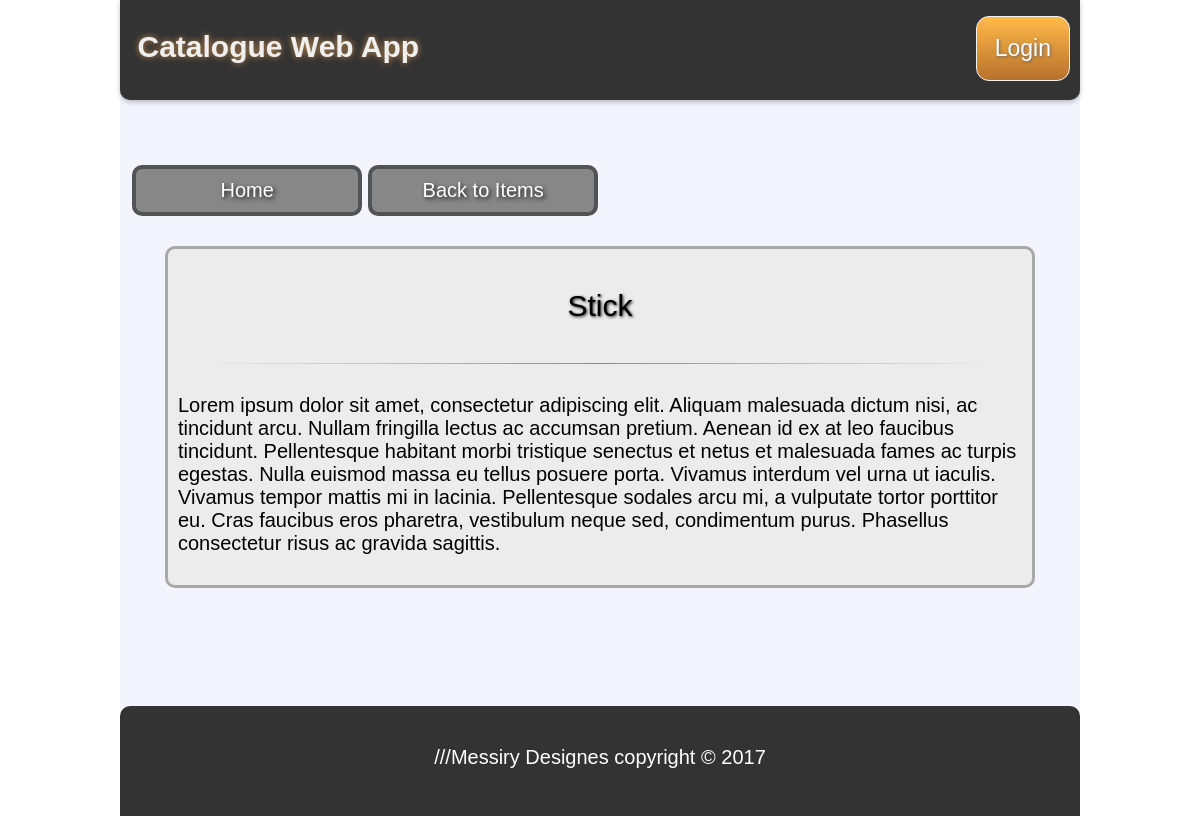
The app's page /category/6/item/28 with its own data.
### database_setup.py (models this page shows, shortened)
class Cat_Item(Base):
    __tablename__ = 'cat_item'
    name = Column(String(80), nullable=False)
    id = Column(Integer, primary_key=True)
    description = Column(String(250), nullable=False)
    date = Column(DateTime, default=datetime.datetime.utcnow)
    category_id = Column(Integer, ForeignKey('category.id'))
    category = relationship(Category)
    user_id = Column(Integer, ForeignKey('user.id'))
    user = relationship(User)

### app.py (the view, shortened to what this page needs)
@app.route('/category/<int:cat_id>/item/<int:item_id>', methods=['GET'])
def Show_Item(cat_id, item_id):
    item = session.query(Cat_Item).filter_by(id=item_id).one()
    if 'username' not in login_session:
        return render_template("puplic_item.html",
                               cat_id=cat_id,
                               item=item)

### templates/puplic_item.html
{% extends "struct.html" %}
{% block content %}
{% include "header.html" %}
<div class="content-container">
    <div class="btns-wrapper-1">
        <div class="action-btn">
            <a href="{{url_for('Main_Index')}}">
                <button class="btn-4">Home</button>
            </a>
        </div>
        <div class="action-btn">
            <a href="{{url_for('Show_Items',cat_id=cat_id)}}">
                <button class="btn-4">Back to Items</button>
            </a>
        </div>
            </div>
    <div class="catItem_container">
        <div class="box-1">
            <p class="catItem-name">{{item.name}}</p>
            <hr>
            <p class="catItem-desc">{{item.description}}</p>
        </div>
    </div>
</div>
{% endblock %}

### static/styles.css (style rules this page uses)
body { background-color: #ffffff; font-family: Helvetica , arial , sans-serif ; font-weight: normal; width: 100% ; height: 100%; font-size: 20px; margin: 0px; padding: 0px; display: inline-block; }
nav a,button { min-width: 40px; min-height: 40px; }
hr { margin: 1em; border: 0; height: 1px; background-image: -webkit-linear-gradient(left, #f0f0f0, #8c8b8b, #f0f0f0); background-image: -moz-linear-gradient(left, #f0f0f0, #8c8b8b, #f0f0f0); background-image: -ms-linear-gradient(left, #f0f0f0, #8c8b8b, #f0f0f0); background-image: -o-linear-gradient(left, #f0f0f0, #8c8b8b, #f0f0f0); }
.content-container { width: 100%; min-height: calc(100vh - 244px); padding: 0; margin-bottom: 20px; }
.catItem-name { padding: 10px; font-size: 30px; text-shadow: 1px 1px 3px #1c1c1c; font-family: Arial; text-align: center; }
.catItem-desc { padding: 10px; }
.box-1 { width: 90%; margin: auto; margin-bottom: 30px; -webkit-border-radius: 10; -moz-border-radius: 10; border-radius: 10px; background: #ececec; border: solid #a8a8a8 3px; text-decoration: none; }

### static/btns.css (style rules this page uses)
.btn-4 { margin-top: 5px; width: 100%; -webkit-border-radius: 10; -moz-border-radius: 10; border-radius: 10px; text-shadow: 2px 2px 4px #1c1b1c; font-family: Arial; color: #ffffff; font-size: 20px; background: #878787; padding: 10px 20px 10px 20px; border: solid #515354 4px; text-decoration: none; }
.action-btn { width: 24%; margin-top: 30px; margin-bottom: 30px; display: inline-block; }
.btns-wrapper-1 { margin-left: 12px; width: 100%; margin-top: 30px; }

### records on screen
Cat_Item: name "Stick", description "Lorem ipsum dolor sit amet, consectetur adipiscing elit. Aliquam malesuada dictum nisi, ac tincidunt arcu. Nullam fringilla lectus ac accumsan pretium. Aenean id ex at leo faucibus tincidunt. Pellentesque habitant morbi tristique senectus et netus et malesuada fames ac turpis egestas. Nulla euismod massa eu tellus posuere porta. Vivamus interdum vel urna ut iaculis. Vivamus tempor mattis mi in lacinia. Pellentesque sodales arcu mi, a vulputate tortor porttitor eu. Cras faucibus eros pharetra, vestibulum neque sed, condimentum purus. Phasellus consectetur risus ac gravida sagittis."
